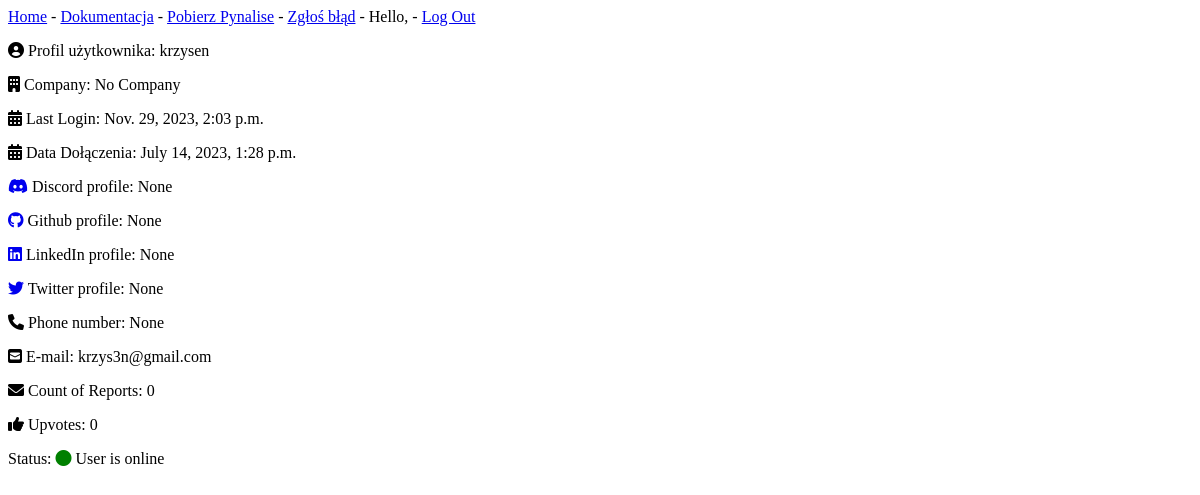
Page /view_profile/1 on the earlier database version.
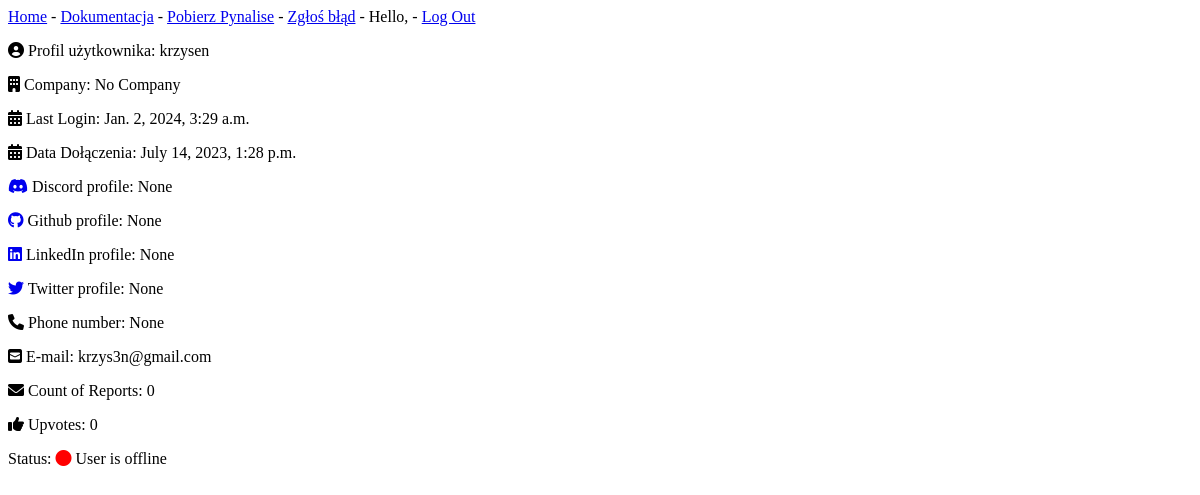
Same page on the later database version.
### AppFixB1/models.py (models this page shows, shortened)
class User(AbstractBaseUser):
    is_active = models.BooleanField(default=True)
    is_staff = models.BooleanField(default=False)
    is_admin = models.BooleanField(default=False)
    is_online = models.BooleanField(default=False)
    login = models.CharField(max_length=255, unique=True)
    email = models.EmailField(unique=True)
    name = models.CharField(max_length=255, blank=True)
    surname = models.CharField(max_length=255, blank=True)
    phone_number = models.CharField(max_length=20, blank=True, null=True)
    role = models.CharField(max_length=50, choices=[('Admin', 'Admin'), ('User', 'User')], default='User')
    upvotes = models.IntegerField(default=0)
    date_registration = models.DateTimeField(auto_now_add=True)
    last_activity = models.DateTimeField(null=True, blank=True)
    github_profile = models.CharField(max_length=255, blank=True, null=True)
    linkedin_profile = models.CharField(max_length=255, blank=True, null=True)
    twitter_profile = models.CharField(max_length=255, blank=True, null=True)
    discord_profile = models.CharField(max_length=255, blank=True, null=True)
    USERNAME_FIELD = 'login'
    REQUIRED_FIELDS = ['email', 'password']
    objects = MyUserManager()  # new

### AppFixB1/views.py (the view)
# urls.py: path('view_profile/<int:user_id>', views.view_profile, name = 'view_profile'),
def view_profile(request, user_id):
    user = get_object_or_404(User, id=user_id)
    user_company = UserCompany.objects.filter(user=user).first()
    if not user_company:
        user_company = 'No Company'
    report_count = Report.objects.filter(user=user).count()
    context = {'user': user, 'user_company': user_company, 'report_count': report_count}
    return render(request, 'view_profile.html', context)

### templates/view_profile.html (shortened to what this page needs)
<link rel="stylesheet" href="https://cdnjs.cloudflare.com/ajax/libs/font-awesome/6.0.0-beta3/css/all.min.css">
<!DOCTYPE html>
<html lang="en">
<head>
</head>
<body>
{% extends "base.html" %}
{% block content %}
    <p><i class="fa-solid fa-circle-user"></i> Profil użytkownika: {{ user.login }}</p>
     {% if user_company != 'No Company' %}
          <p> <i class="fa-solid fa-building"></i> Company: {{ user_company.company.name}}</p>
     {%  else %}
      <p><i class="fa-solid fa-building"></i> Company: {{ user_company}}</p>
    {% endif %}
    <p><i class="fa-solid fa-calendar-days"></i> Last Login: {{ user.last_login}}</p>
    <p><i class="fa-solid fa-calendar-days"></i> Data Dołączenia: {{ user.date_registration }}</p>
   <p> <a href="https://discord.com/{{ user.discord_profile }}" target="_blank" rel="noopener noreferrer">
  <i class="fab fa-discord"></i></a>
    Discord profile: {{ user.discord_profile }}</p>
    <p><a href="https://github.com/your-github-profile" target="_blank" rel="noopener noreferrer">
  <i class="fab fa-github"></i></a> Github profile: {{ user.github_profile }}</p>
    <p><a href="https://www.linkedin.com/in/your-linkedin-profile" target="_blank" rel="noopener noreferrer">
  <i class="fab fa-linkedin"></i></a> LinkedIn profile: {{ user.linkedin_profile }}</p>
    <p><a href="https://twitter.com/your-twitter-profile" target="_blank" rel="noopener noreferrer">
  <i class="fab fa-twitter"></i></a> Twitter profile: {{ user.twitter_profile}}</p>
    <p><i class="fa-solid fa-phone"></i> Phone number: {{ user.phone_number}}</p>
     <p><i class="fa-solid fa-square-envelope"></i> E-mail: {{ user.email}}</p>
    <p><i class="fa-solid fa-envelope"></i> Count of Reports: {{ report_count}}</p>
     <p><i class="fa-solid fa-thumbs-up"></i> Upvotes: {{ user.upvotes}}</p>
        <p>Status:
        {% if  user.is_online == True%}
           <i class="fas fa-circle" style="color: green;"></i> User is online
        {% else %}
           <i class="fas fa-circle" style="color: red;"></i> User is offline
        {% endif %}
         </p>
{% endblock content %}

Differences in the rows shown:
changed User "krzysen": last_login "Nov. 29, 2023, 2:03 p.m." → "Jan. 2, 2024, 3:29 a.m."; is_online True → False (drawn)
Other differences:
text no longer shown: "User is online"
text now shown: "User is offline"
